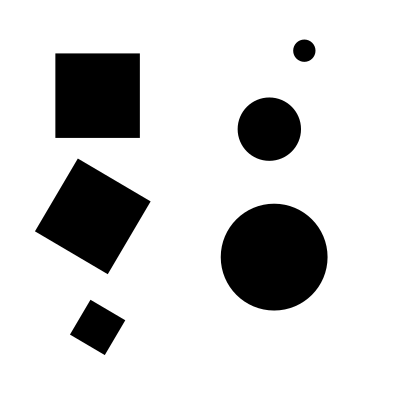
#> input picture detect.png, 400 x 400 px
$ python learn.py ../detect.png   (older library calls are emulated)
#> lines starting #> are read from the running program, lines starting #| are printed output that depends on the picture; after the words box and inside, x2 and y2 are one past the last pixel; in counts of white or black regions, pixels touching at a corner belong together; long printed decimals are rounded
### src/canny.py
# coding: utf8
from math import pi

import numpy as np
from scipy.signal import convolve2d


SOBEL_X = np.array([
    [ 1, 0, -1],
    [ 2, 0, -2],
    [ 1, 0, -1],
])

SOBEL_Y = np.array([
    [ 1,  2,  1],
    [ 0,  0,  0],
    [-1, -2, -1],
])


class GradientImage(object):
    def __init__(self, magnitudes, angles):
        self.magnitudes = magnitudes
        self.angles = angles

    @property
    def w(self):
        return self.magnitudes.shape[0]

    @property
    def h(self):
        return self.magnitudes.shape[1]

    @classmethod
    def from_partials(cls, dxs, dys):
        magnitudes = np.sqrt(dxs ** 2 + dys ** 2)
        angles = np.arctan2(dys, dxs)
        return cls(magnitudes, angles)


def gradient(in_):
    dxs = convolve2d(in_, SOBEL_X, 'same', 'symm')
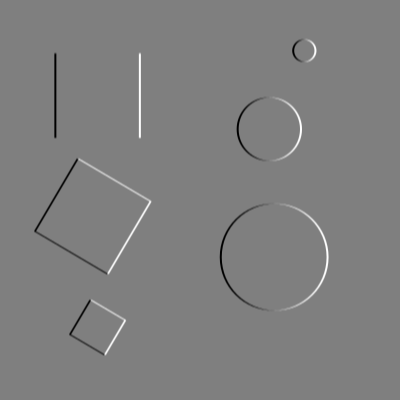
#> dxs: shape (400, 400) float64; min -1020, max 1020, mean 0; drawn with min black and max white
    dys = convolve2d(in_, SOBEL_Y, 'same', 'symm')
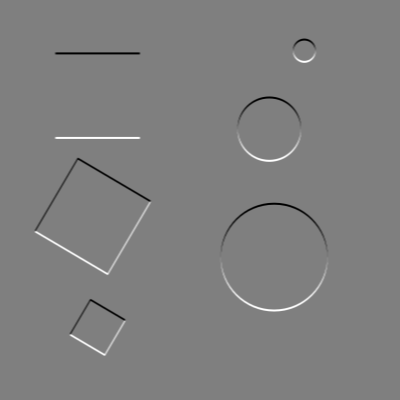
#> dys: shape (400, 400) float64; min -1020, max 1020, mean 0; drawn with min black and max white
    return GradientImage.from_partials(dxs, dys)
#> in from_partials, `magnitudes = np.sqrt(dxs ** 2 + dys ** 2)`:
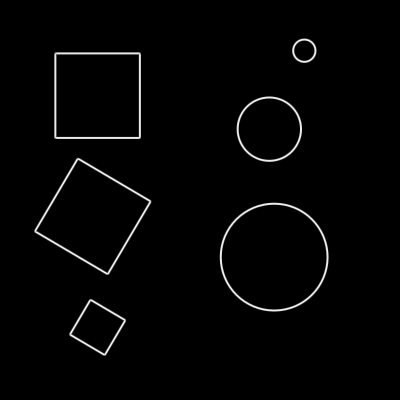
#> magnitudes: shape (400, 400) float64; min 0, max 1102.9, mean 18.3; drawn with min black and max white
#> in from_partials, `angles = np.arctan2(dys, dxs)`:
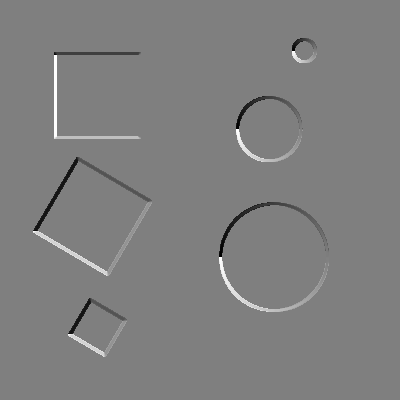
#> angles: shape (400, 400) float64; min -3.13, max 3.14, mean 0.00281; drawn with min black and max white


def thin_nonmaximum(gradient_image):
    thinned = np.copy(gradient_image.magnitudes)
    for idx, s in np.ndenumerate(gradient_image.magnitudes):
        s_nl = _neighbour_in_direction(
            gradient_image.magnitudes, idx,
            gradient_image.angles[idx])
        s_nr = _neighbour_in_direction(
            gradient_image.magnitudes, idx,
            gradient_image.angles[idx] + pi)
        # TODO: consider angle at nl, nr
        if s < s_nl or s < s_nr:
            thinned[idx] = 0
#> this loop made 160000 passes
#> idx on passes 1 to 3: (0, 0), (0, 1), (0, 2)
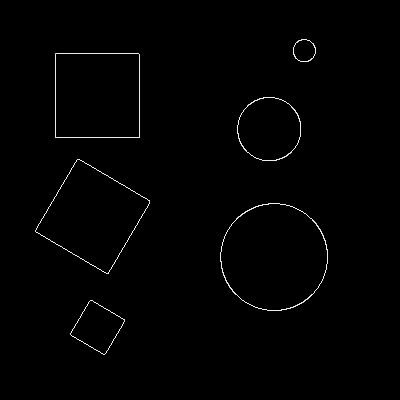
#> thinned: shape (400, 400) float64; 2.41% of pixels changed, all inside (x1, y1, x2, y2) = (33, 38, 329, 357); drawn with min black and max white

    return GradientImage(thinned, gradient_image.angles)


# [48 lines left out: function thin_hysteresis, not called in this run]


NEIGHBOURS = [
    ( 0,  1),
    ( 1,  1),
    ( 1,  0),
    ( 1, -1),
    ( 0, -1),
    (-1, -1),
    (-1,  0),
    (-1,  1),
]

def _neighbour_in_direction(a, (x, y), direction):
    w, h = a.shape
    ndir = len(NEIGHBOURS)
    discrete_direction = int((direction / (2*pi) * ndir + 0.5 * ndir) % ndir)
    dx, dy = NEIGHBOURS[discrete_direction]
    nx, ny = x + dx, y + dy

    if not (0 <= nx < w and 0 <= ny < h):
        return 0

    return a[nx, ny]

### src/hough.py
from collections import defaultdict, namedtuple
from math import cos, sin, ceil, sqrt, pi

import numpy as np
from scipy.ndimage.filters import gaussian_filter


NDIR = 64

bucket_width = 2*pi/NDIR
bias = bucket_width * 0.5
def discrete_direction(alpha):
    alpha_plus = alpha + bias
    return int((alpha_plus / bucket_width) % NDIR)


scales = [2**i for i in range(-3, 3)]
rotations = [i * (pi / 32) for i in range(0, 64)]


def hough_learn(img):
    rtable = defaultdict(list)
    mag_sum = img.magnitudes.sum()
    if mag_sum == 0:
        raise RuntimeError('no edges detected')
    center = (
        sum(
            mag * np.array([x, y])
            for ((x, y), mag) in np.ndenumerate(img.magnitudes)) /
        mag_sum
    )
    print 'center:', center[0], 'x', center[1]

    for (x, y), mag in np.ndenumerate(img.magnitudes):
        if mag <= 0:
            continue
        rx = int(center[0] - x)
        ry = int(center[1] - y)
        phi = discrete_direction(img.angles[x, y])
        rtable[phi].append((rx, ry))
    return rtable


HoughDetectionResult = namedtuple(
    'HoughDetectionResult',
    ['accumulator', 'candidates'])


# [52 lines left out: function hough_detect, not called in this run]

### src/learn.py
from pickle import dump
from sys import argv

from scipy.misc import imread, imsave

from canny import gradient, thin_nonmaximum
from hough import hough_learn


if __name__ == '__main__':
    img = imread(argv[1], flatten=True, mode='L')
    gradient_img = gradient(img)
    gradient_img = thin_nonmaximum(gradient_img)
    imsave(argv[1] + '.grad.png', gradient_img.magnitudes)
    rtable = hough_learn(gradient_img)
#| center: 187.059 x 177.496
    with open(argv[1] + '.rtable', 'w') as f:
#> (the run stopped early here; a loop or call above may not have finished)

$ run again, on ght_model_cont.png
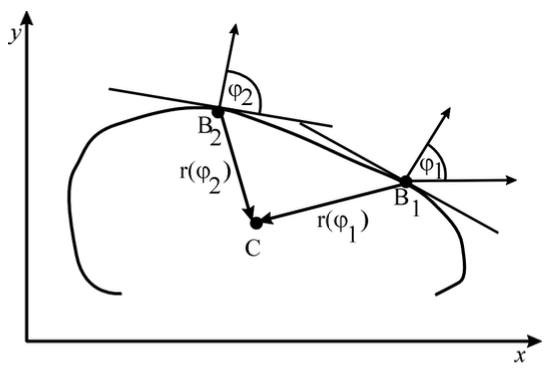
#> input picture ght_model_cont.png, 551 x 369 px
#> in from_partials, `angles = np.arctan2(dys, dxs)`:
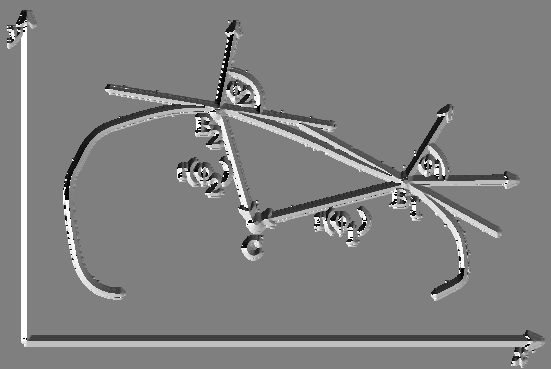
#> angles: shape (369, 551) float64; min -3.14, max 3.14, mean 0.043; drawn with min black and max white
#> the loop in thin_nonmaximum, `for idx, s in np.ndenumerate(gradient_image.magnitudes):` made 203319 passes
#> idx on passes 1 to 3: (0, 0), (0, 1), (0, 2)
#> after the loop in thin_nonmaximum, `for idx, s in np.ndenumerate(gradient_image.magnitudes):`:
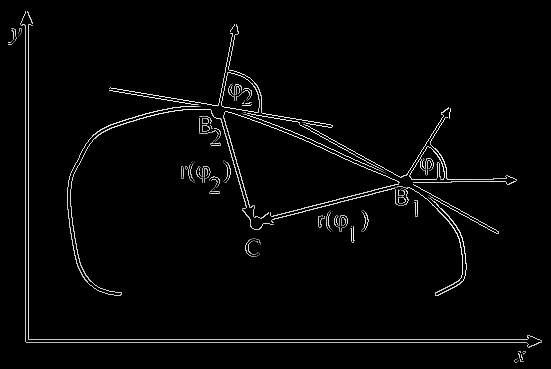
#> thinned: shape (369, 551) float64; min 0, max 1048.3, mean 27.3; drawn with min black and max white
#| center: 193.572 x 261.703

$ run again, on succ_cand1.png
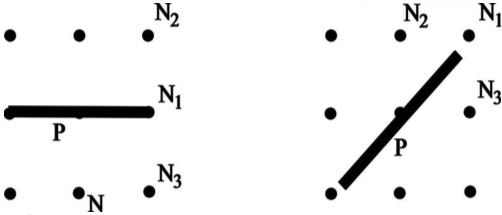
#> input picture succ_cand1.png, 502 x 215 px
#> in from_partials, `angles = np.arctan2(dys, dxs)`:
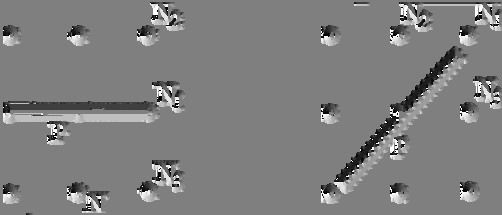
#> angles: shape (215, 502) float64; min -3.14, max 3.14, mean -0.00254; drawn with min black and max white
#> the loop in thin_nonmaximum, `for idx, s in np.ndenumerate(gradient_image.magnitudes):` made 107930 passes
#> idx on passes 1 to 3: (0, 0), (0, 1), (0, 2)
#> after the loop in thin_nonmaximum, `for idx, s in np.ndenumerate(gradient_image.magnitudes):`:
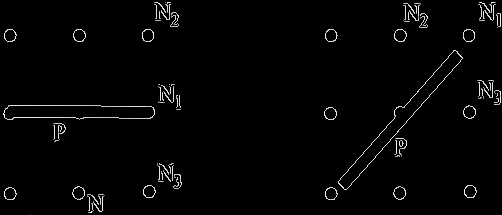
#> thinned: shape (215, 502) float64; min 0, max 1029.5, mean 18.7; drawn with min black and max white
#| center: 102.306 x 266.170

$ run again, on succ_cand2.png
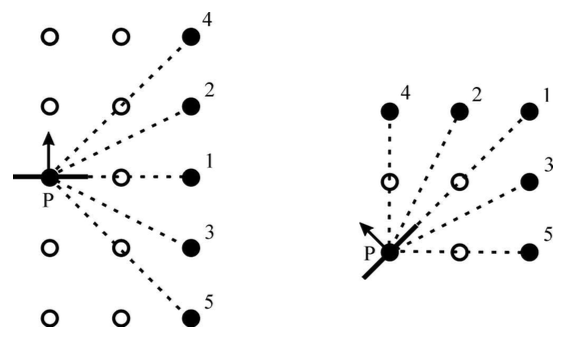
#> input picture succ_cand2.png, 563 x 341 px
#> in from_partials, `angles = np.arctan2(dys, dxs)`:
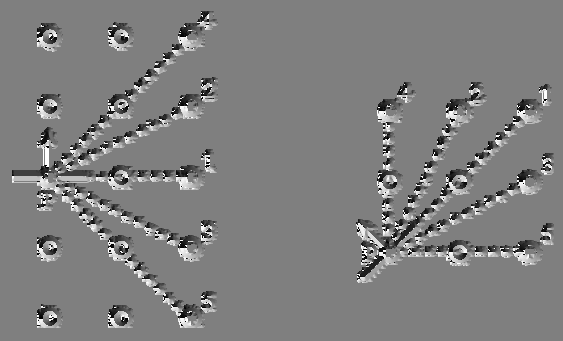
#> angles: shape (341, 563) float64; min -3.14, max 3.14, mean -0.00076; drawn with min black and max white
#> the loop in thin_nonmaximum, `for idx, s in np.ndenumerate(gradient_image.magnitudes):` made 191983 passes
#> idx on passes 1 to 3: (0, 0), (0, 1), (0, 2)
#> after the loop in thin_nonmaximum, `for idx, s in np.ndenumerate(gradient_image.magnitudes):`:
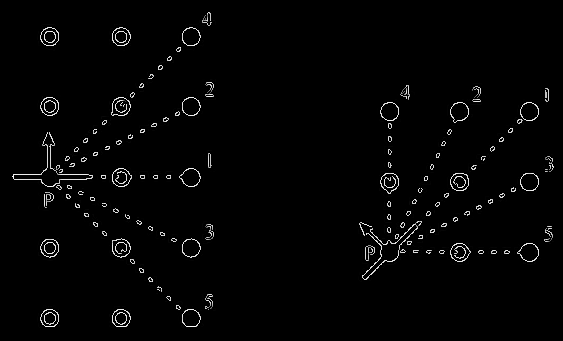
#> thinned: shape (341, 563) float64; min 0, max 1043.9, mean 19.3; drawn with min black and max white
#| center: 181.963 x 253.002
